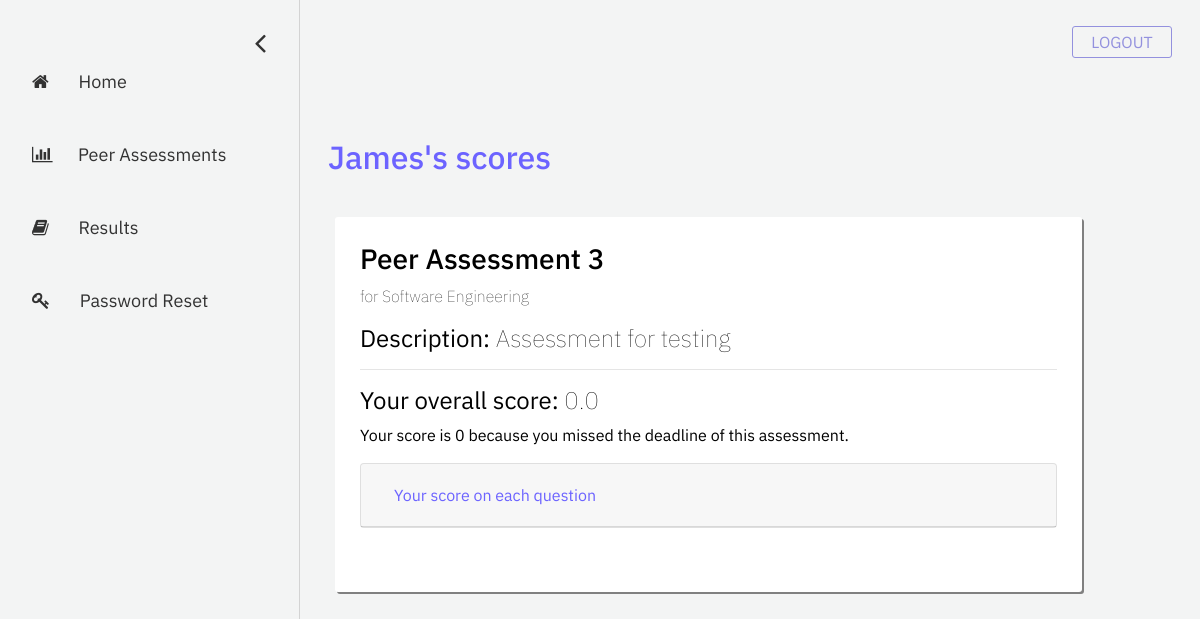
Before: /student/completed-assessments (signed in) with the older database file.
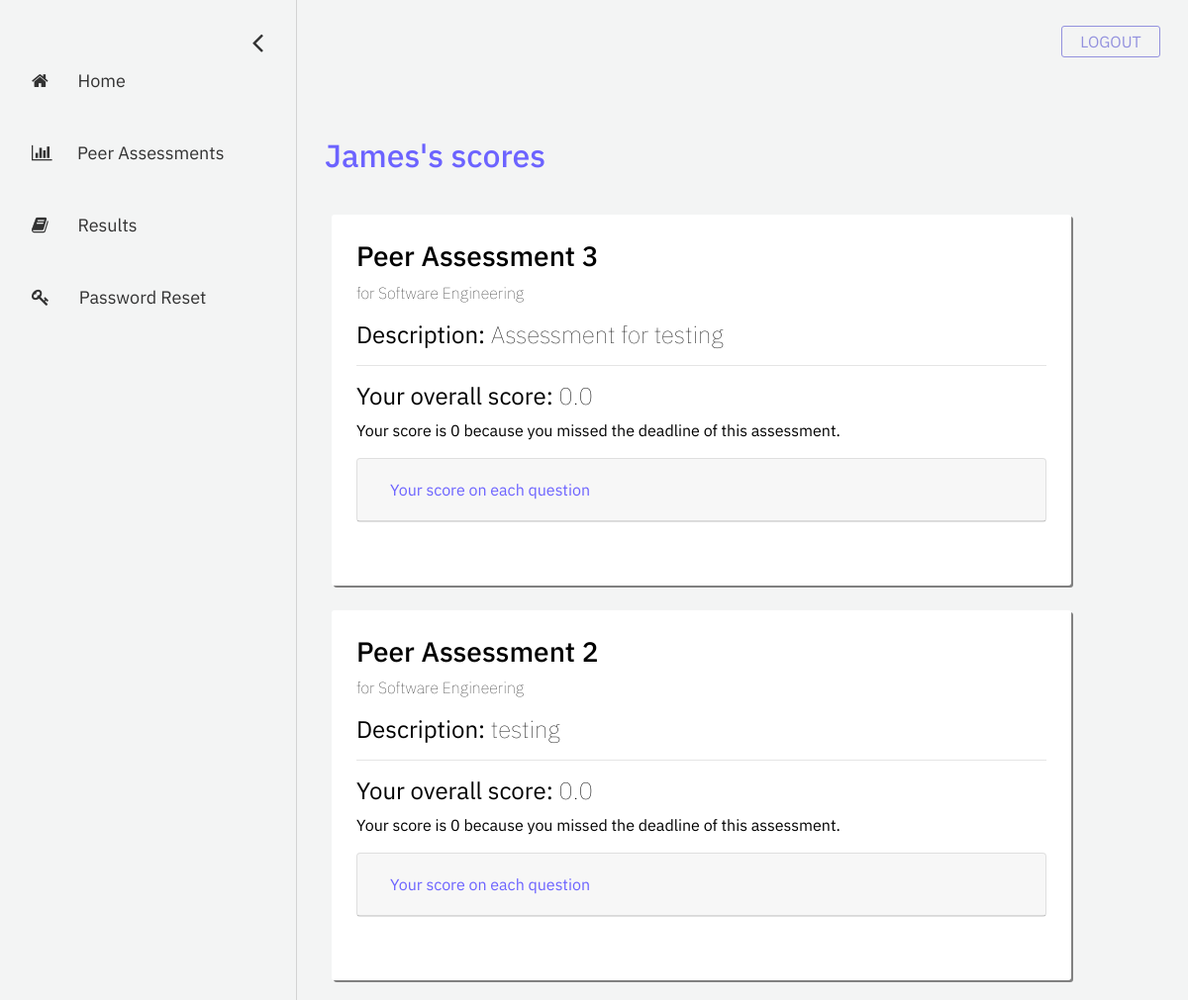
After: the same page with the newer database file.
### assessment/models.py (models this page shows, shortened)
class Assessment(models.Model):
    name = models.CharField("assessment name", max_length=255)
    description = models.TextField("description", max_length=512, blank=True)
    date_created = models.DateTimeField("date created", auto_now_add=True)
    start_date = models.DateField("start date")
    end_date = models.DateField("end date")
    open_status = models.BooleanField("open status", default=True)
    course = models.ForeignKey(Course, on_delete=models.CASCADE) # the course that this peer review belongs to
    questions = models.ManyToManyField(Question) # a set of Questions under this assessment
    result_sets = models.ManyToManyField(Result_set) # a set of Result_sets under this assessment
    completed_students = models.ManyToManyField(User, related_name="completed_students") # a set of Users who have completed this assessment
    def is_open(self):
        return self.open_status

class Result_set(models.Model):
    student = models.ForeignKey(User, related_name="evaluated_student", on_delete=models.CASCADE)
    team = models.ForeignKey(Team, on_delete=models.CASCADE)
    rating_answers = models.ManyToManyField(Answer, related_name="rating_answers") # a set of rating Answers under this assessment
    text_answers = models.ManyToManyField(Answer, related_name="text_answers") # a set of text Answers under this assessment
    def get_overall_average(self):
        scores = [answer.answer_rating for answer in self.rating_answers.all()] # a list of scores
        return round(np.mean(scores), 2)

class Answer(models.Model):
    question = models.ForeignKey(Question, on_delete=models.CASCADE)
    evaluator = models.ForeignKey(User, related_name="evaluator", on_delete=models.CASCADE) # the person who evaluates others
    team_member = models.ForeignKey(User, related_name="team_member", on_delete=models.CASCADE) # the person being evaluated
    answer_text = models.CharField("answer text", max_length=512, null=True) # answer for free response
    answer_rating = models.SmallIntegerField("answer rating", null=True) # answer for rating question (1-5)
    date_added = models.DateTimeField("date added", auto_now_add=True)
    date_modified = models.DateTimeField("date modified", auto_now=True)
    def get_answer(self):
        if self.question.type_answer == self.question.TYPE_Rating:
            return self.answer_rating
        else:
            return self.answer_text

### registration/models.py (models this page shows, shortened)
class Course(models.Model):
    course_name = models.CharField("course name", max_length=60)
    course_code = models.IntegerField("course code")
    section_number = models.SmallIntegerField("section number")
    year = models.SmallIntegerField("year of realization")
    semester_choices = (
        ('S', 'Spring'),
        ('F', 'Fall'),
    )
    semester = models.CharField("semester of realization", max_length = 1, choices = semester_choices)
    professors = models.ManyToManyField(User)
    students = models.ManyToManyField(User, related_name="students")

### eval_student/views.py (the view)
# urls.py: path('completed-assessments', views.completed_assessments, name='completed-assessments'),
def completed_assessments(request):
    assessment_list = Assessment.objects.all()
    filtered_list = []
    for assessment in assessment_list:
       if request.user in assessment.course.students.all() and not assessment.is_open():
           filtered_list.append(assessment)
    context = {
        'assessment_list': filtered_list,
    }
    return render(request, 'eval_student/completed-assessments.html', context=context)

### eval_student/templatetags/eval_student_extras.py (called while the page is built)
@register.simple_tag
def find_result_set(result_sets, student, course):
    for team in Team.objects.filter(course=course).all():
        if student in team.student.all():
            the_team = team
            break
    return result_sets.filter(student=student, team=the_team).first()

@register.simple_tag
def get_per_question_average(result_set, q_id):
        scores = [answer.answer_rating for answer in result_set.rating_answers.all() if answer.question.id == q_id] # a list of scores of that question
        return round(np.mean(scores), 2)

@register.simple_tag
def get_free_response(result_set, q_id):
        text = ''
        for answer in result_set.text_answers.all():
            if answer.question.id == q_id and answer.get_answer() != None:
                text += answer.get_answer()
                text += ';'
        return text

### eval_student/templates/eval_student/completed-assessments.html (shortened to what this page needs)
{% extends 'eval_student/base-sidebar.html'%}
{% load eval_student_extras %}
{% load static %}
{% block content%}
	<div id="main">
		<div class="container">
			<div class="container row">
				<h2 style="color: #6C63FF;">{{ user.first_name }}'s scores</h2>
			</div>
			{% if assessment_list|length > 0 %}
				{% for assessment in assessment_list %}
					<div class="column course-box">
						<h3> {{ assessment.name }} </h3>
						<p style="font-weight: 20;"> for {{ assessment.course.course_name }}</p>
						{% if assessment.description != '' %}
							<h4><b>Description:</b> {{ assessment.description }}</h4>
						{% else %}
							<h4><b>Description:</b> No assessment description</h4>
						{% endif %}
						<hr>
						{% find_result_set assessment.result_sets request.user assessment.course as result_set %}
						<h4><b>Your overall score:</b> {{ result_set.get_overall_average }}</h4>
						{% if result_set.get_overall_average == 0 %}
							<p>Your score is 0 because you missed the deadline of this assessment.</p>
						{% endif %}
						<div style="margin-top: 2%; margin-bottom: 2%;">
							<div class="card">
								<div class="card-header" id="headingOne_@{{ assessment.id }}">
									<h5 class="mb-0">
										<button style="color: #6C63FF;" class="btn btn-link" data-toggle="collapse" data-target="#collapseOne_@{{ assessment.id }}" aria-expanded="true" aria-controls="collapseOne_@{{ assessment.id }}">
											Your score on each question
										</button>
									</h5>
								</div>
							</div>
						</div>
					</div>
				{% endfor %}
			{% else %}
				No results available.
			{% endif %}
		</div>
	</div>
{% endblock %}

Changed rows visible on the page:
added Assessment: name "Peer Assessment 2", course.course_name "Software Engineering", description "testing"
added Result_set: get_overall_average "0.0"
